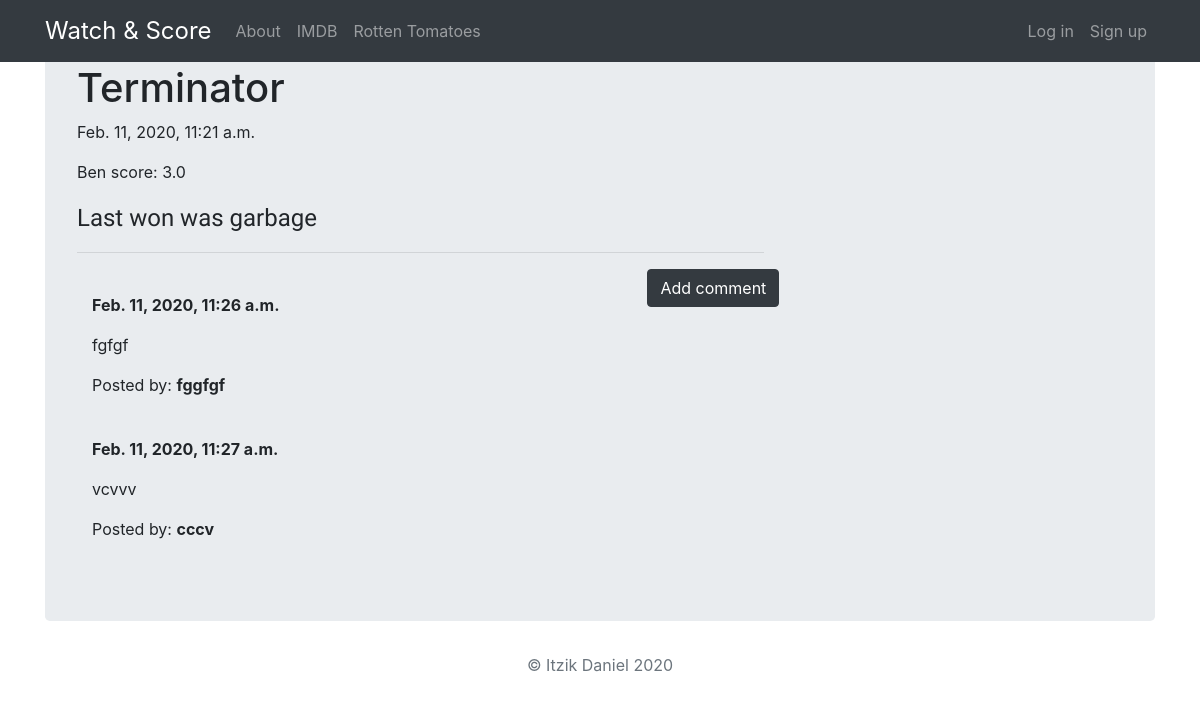
The page /post/18 on the database its author committed.
### movies_app/models.py (models this page shows, shortened)
class Post(models.Model):
    post_user = models.ForeignKey('auth.User',on_delete=models.CASCADE)
    title = models.CharField(max_length=256)
    score = models.DecimalField(max_digits=2, decimal_places=1)
    description = models.TextField()
    created_date = models.DateTimeField(default=timezone.now)
    published_date = models.DateTimeField(blank=True, null=True)

class Comment(models.Model):
    post = models.ForeignKey('movies_app.Post', related_name='comments',on_delete=models.CASCADE)
    comment_user = models.CharField(max_length=256)
    description = models.TextField()
    created_date = models.DateTimeField(default=timezone.now)
    approved_comment = models.BooleanField(default=False)

### movies_app/views.py (the view)
# urls.py: path('post/<int:pk>', views.PostDetailView.as_view(), name='post_detail'),
class PostDetailView(DetailView):
    model = Post

### movies_app/templates/movies_app/post_detail.html (shortened to what this page needs)
{% extends 'movies_app/base.html' %}
{% block content %}
        <h1>{{ post.title }}</h1>
        {% if post.published_date%}
            <div>
                {{ post.published_date }}
            </div>
        {% elif post.post_user == user %}
            <a class="btn btn btn-dark" href="{% url 'post_publish' pk=post.pk %}">Publish</a>
        {% endif %}
      <p>{{ post.post_user }} score: {{post.score}}</p>
      <p class='postcontent' >{{ post.description|safe|linebreaksbr }}</p>
  <hr>
  <a class="btn btn-dark btn-comment" href="{% url 'add_comment_to_post' pk=post.pk %}">Add comment</a>
  <div class="container">
  {% for comment in post.comments.all %}
  <br>
      {% if user.is_authenticated or comment.approved_comment %}
              <strong>{{ comment.created_date }}</strong>
          <p>{{ comment.description|safe|linebreaks }}</p>
          <p>Posted by: <strong>{{ comment.comment_user }}</strong></p>
      {% endif %}
  {% empty %}
      <p>No comments posted.</p>
  {% endfor %}
</div>
{% endblock %}

### movies_app/static/css/movie.css (style rules this page uses)
.postcontent { font-family: 'Kalam', cursive; font-size: 1.5em; }
.btn-comment { position: absolute; right: 0px; }

### rows shown on the page
Post: title "Terminator", published_date "Feb. 11, 2020, 11:21 a.m.", post_user "Ben", score "3.0", description "Last won was garbage"
Comment: created_date "Feb. 11, 2020, 11:26 a.m.", description "fgfgf", comment_user "fggfgf"
Comment: created_date "Feb. 11, 2020, 11:27 a.m.", description "vcvvv", comment_user "cccv"
